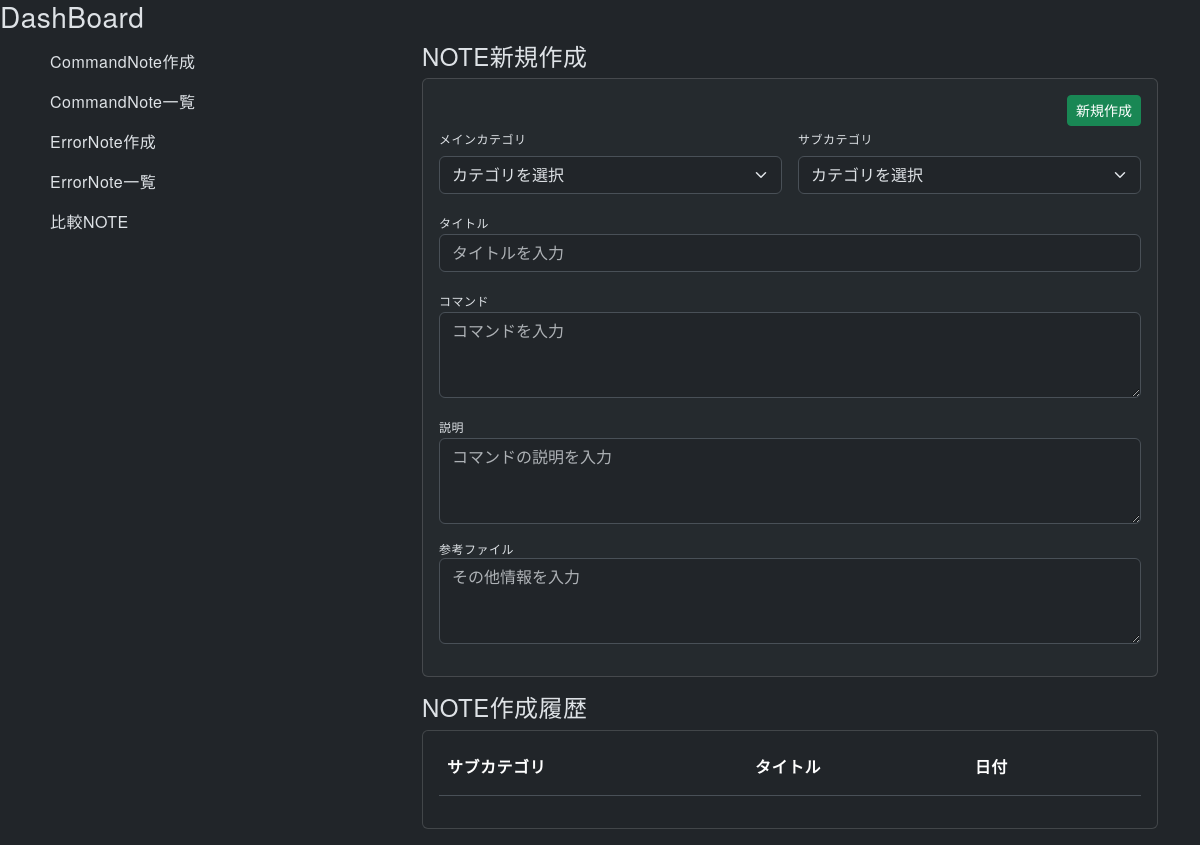
The app's page /, older data.
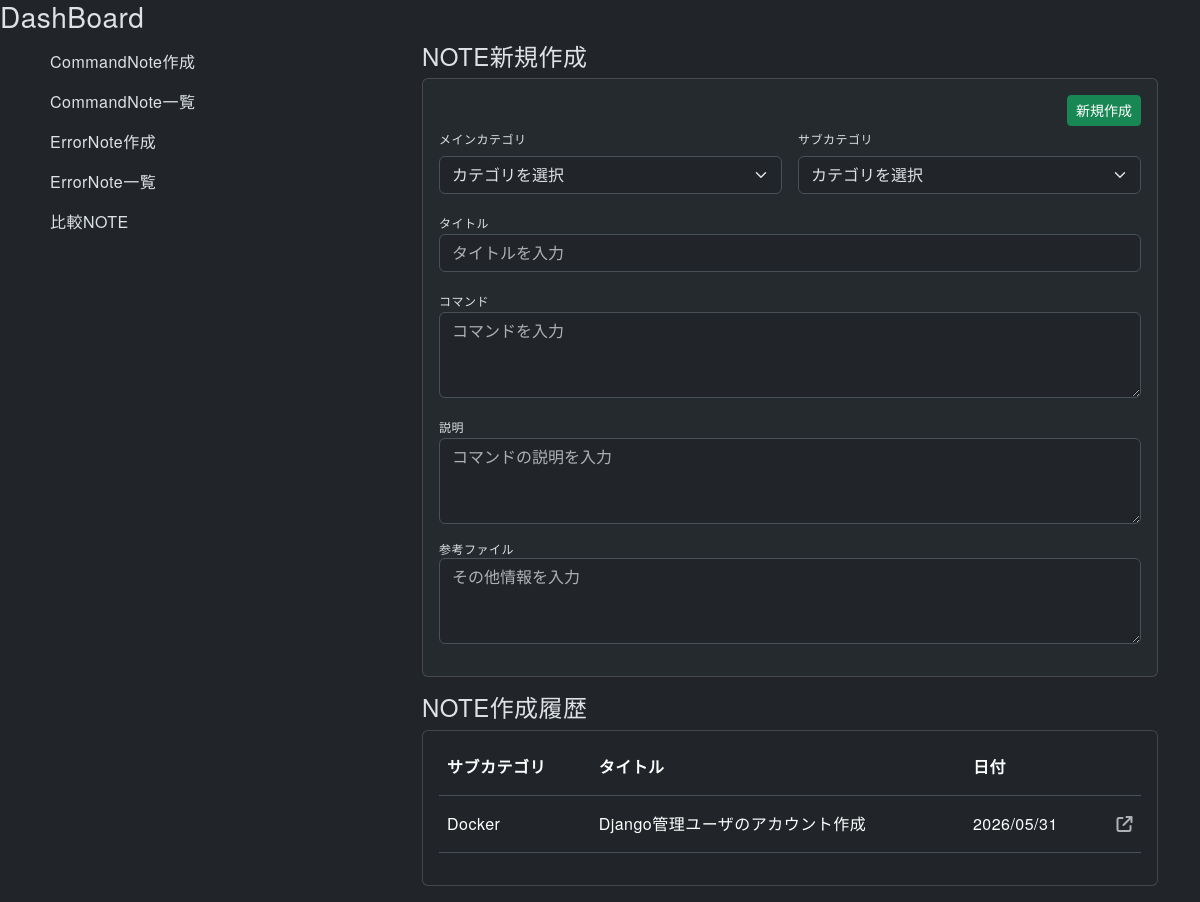
The same page, newer data.
### commandnote/models.py (models this page shows, shortened)
class Note(models.Model):
  order = models.IntegerField(default=0)
  sub_category = models.ForeignKey(SubCategory, on_delete=models.CASCADE)
  title = models.CharField(max_length=50)
  description =  models.TextField(blank=True, null=True)
  reference = models.TextField(blank=True, null=True)
  created_at = models.DateTimeField(auto_now_add=True)
  updated_at = models.DateTimeField(auto_now=True)
  class Meta:
    ordering = ['order', 'id']

class SubCategory(models.Model):
  order = models.IntegerField(default=0)
  main_category = models.ForeignKey(MainCategory, on_delete=models.CASCADE)
  name = models.CharField(max_length=15)
  class Meta:
    ordering = ['order', 'id']
  def __str__(self):
    return self.name

### commandnote/views.py (the view)
# urls.py: path('', views.dashboard, name='dashboard'),
def dashboard(request):
  notes = Note.objects.all()
  main_categories = MainCategory.objects.all()
  sub_categories = SubCategory.objects.all()
  return render(request, 'commandnote/dashboard.html',{'notes': notes, 'main_categories': main_categories, 'sub_categories': sub_categories})

### commandnote/templates/commandnote/dashboard.html (shortened to what this page needs)
{% extends 'commandnote/base.html' %}
{% block content %}
  <h3>DashBoard</h3>
  <div class="container">
    <div class="row">
      <div class="col-12">
        <div class="row">
          <div class="col-12 col-md-4">
            {% include '_sidebar.html' %}
          </div>
          <div class="col-12 col-md-8">
            <h4>NOTE新規作成</h4>
            <div class="card bg-body-tertiary bg-opacity-50 p-3 mb-3">
              <form method="POST" action="/create/">
                <div class="d-flex justify-content-end">
                  <button type="submit" class="btn btn-sm btn-success">新規作成</button>
                </div>
                <div class="d-flex gap-3 mb-3">
                  <div class="w-100">
                    <label class="form-label">メインカテゴリ</label>
                    <select name="main_category" id="main-category-select" class="form-select w-100" required>
                      <option value="">カテゴリを選択</option>
                    </select>
                  </div>
                  <div class="w-100">
                    <label class="form-label">サブカテゴリ</label>
                    <select name="sub_category" id="sub-category-select" class="form-select w-100" required>
                      <option value="">カテゴリを選択</option>
                    </select>
                  </div>
                </div>
                <div class="mb-3">
                  <label class="form-label m-0">タイトル</label>
                  <input type="text" name="title" placeholder="タイトルを入力" class="form-control" value="{{ note_form.title.value|default:'' }}" required>
                </div>
                <div class="mb-3">
                  <label class="form-label m-0">コマンド</label>
                  <textarea name="code" placeholder="コマンドを入力" class="form-control" rows="3" required>{{ command_form.code.value|default:'' }}</textarea>
                </div>
                <div class="mb-3">
                  <label class="form-label m-0">説明</label>
                  <textarea name="description" placeholder="コマンドの説明を入力" class="form-control" rows="3">{{ note_form.description.value|default:'' }}</textarea>
                </div>
                <div class="mb-3">
                  <p class="item-label m-0">参考ファイル</p>
                  <textarea name="reference" placeholder="その他情報を入力" class="form-control" rows="3">{{ note_form.reference.value|default:'' }}</textarea>
                </div>
              </form>
            </div>
            <h4>NOTE作成履歴</h4>
            <div class="card p-3 mb-3">
              <table class="table table-hover">
                <thead>
                  <tr class="align-middle">
                    <th class="pb-3">サブカテゴリ</th>
                    <th class="pb-3">タイトル</th>
                    <th class="pb-3">日付</th>
                    <th class="pb-3"></th>
                  </tr>
                </thead>
                <tbody>
                  {% for note in notes %}
                    <tr class="align-middle position-relative">
                      <td class="pt-3 pb-3">{{ note.sub_category }}</td>
                      <td class="pt-3 pb-3">{{ note.title }}</td>
                      <td class="pt-3 pb-3">{{ note.created_at|date:"Y/m/d" }}</td>
                      <td class="text-end pt-3 pb-3">
                        <a href="{% url 'commandnote:show' id=note.id %}" class="stretched-link">
                          <i class="fa-solid fa-arrow-up-right-from-square text-muted"></i>
                        </a>
                      </td>
                    </tr>
                  {% endfor %}
                </tbody>
              </table>
            </div>
          </div>
        </div>
      </div>
    </div>
  </div>
{% endblock %}

Row changes from the older to the newer data that the page shows:
added Note: sub_category "Docker", title "Django管理ユーザのアカウント作成", created_at "2026/05/31"
